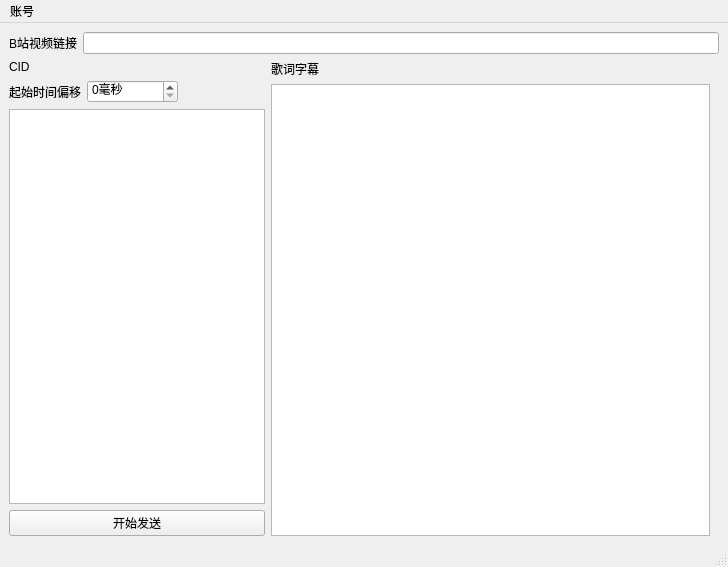
<?xml version="1.0" encoding="UTF-8"?>
<ui version="4.0">
 <class>VideoLyricsCreator</class>
 <widget class="QMainWindow" name="VideoLyricsCreator">
  <property name="geometry">
   <rect>
    <x>0</x>
    <y>0</y>
    <width>728</width>
    <height>567</height>
   </rect>
  </property>
  <property name="windowTitle">
   <string>视频字幕制作</string>
  </property>
  <widget class="QWidget" name="centralwidget">
   <layout class="QVBoxLayout" name="verticalLayout_4">
    <item>
     <layout class="QHBoxLayout" name="horizontalLayout">
      <item>
       <widget class="QLabel" name="label">
        <property name="text">
         <string>B站视频链接</string>
        </property>
       </widget>
      </item>
      <item>
       <widget class="QLineEdit" name="urlEdit"/>
      </item>
     </layout>
    </item>
    <item>
     <layout class="QHBoxLayout" name="horizontalLayout_4" stretch="0,1">
      <property name="rightMargin">
       <number>9</number>
      </property>
      <item>
       <layout class="QVBoxLayout" name="verticalLayout_3">
        <property name="bottomMargin">
         <number>0</number>
        </property>
        <item>
         <widget class="QLabel" name="cidLabel">
          <property name="text">
           <string>CID</string>
          </property>
         </widget>
        </item>
        <item>
         <layout class="QHBoxLayout" name="horizontalLayout_2">
          <property name="topMargin">
           <number>0</number>
          </property>
          <item>
           <widget class="QLabel" name="label_3">
            <property name="text">
             <string>起始时间偏移</string>
            </property>
           </widget>
          </item>
          <item>
           <widget class="QSpinBox" name="offsetSpin">
            <property name="suffix">
             <string>毫秒</string>
            </property>
            <property name="maximum">
             <number>6000000</number>
            </property>
            <property name="singleStep">
             <number>1000</number>
            </property>
           </widget>
          </item>
          <item>
           <spacer name="horizontalSpacer">
            <property name="orientation">
             <enum>Qt::Horizontal</enum>
            </property>
            <property name="sizeHint" stdset="0">
             <size>
              <width>40</width>
              <height>20</height>
             </size>
            </property>
           </spacer>
          </item>
         </layout>
        </item>
        <item>
         <widget class="QListView" name="listView">
          <property name="editTriggers">
           <set>QAbstractItemView::NoEditTriggers</set>
          </property>
         </widget>
        </item>
        <item>
         <widget class="QPushButton" name="sendButton">
          <property name="text">
           <string>开始发送</string>
          </property>
         </widget>
        </item>
       </layout>
      </item>
      <item>
       <layout class="QVBoxLayout" name="verticalLayout">
        <item>
         <widget class="QLabel" name="label_2">
          <property name="text">
           <string>歌词字幕</string>
          </property>
         </widget>
        </item>
        <item>
         <widget class="QPlainTextEdit" name="lyricsEdit"/>
        </item>
       </layout>
      </item>
     </layout>
    </item>
   </layout>
  </widget>
  <widget class="QMenuBar" name="menubar">
   <property name="geometry">
    <rect>
     <x>0</x>
     <y>0</y>
     <width>728</width>
     <height>26</height>
    </rect>
   </property>
   <widget class="QMenu" name="menu">
    <property name="title">
     <string>账号</string>
    </property>
    <addaction name="actionSet_Cookie"/>
    <addaction name="actionSet_Lyrics_Danmaku_Sample"/>
    <addaction name="actionSet_Sample_Help"/>
   </widget>
   <addaction name="menu"/>
  </widget>
  <widget class="QStatusBar" name="statusbar"/>
  <action name="actionSet_Lyrics_Danmaku_Sample">
   <property name="text">
    <string>设置字幕样例</string>
   </property>
  </action>
  <action name="actionSet_Sample_Help">
   <property name="text">
    <string>帮助</string>
   </property>
  </action>
  <action name="actionSet_Cookie">
   <property name="text">
    <string>设置Cookie</string>
   </property>
  </action>
 </widget>
 <resources/>
 <connections/>
</ui>
